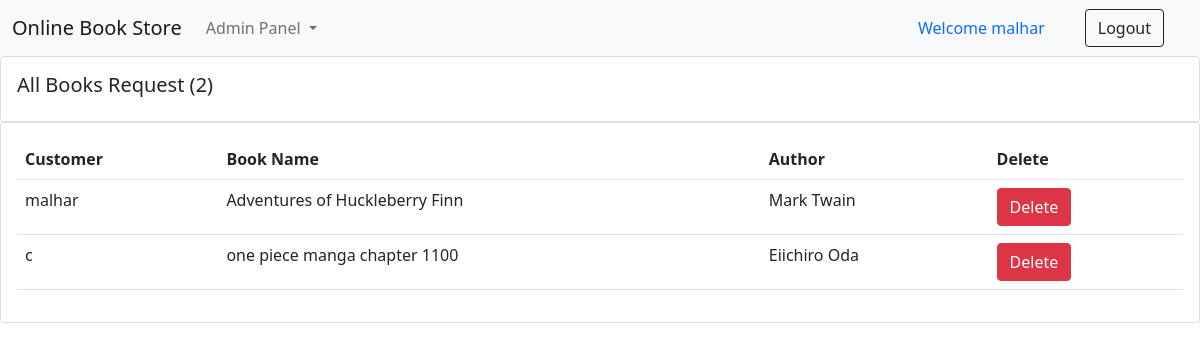
/see_requested_books/ (signed in), run on the app's committed database.
### books/models.py (models this page shows, shortened)
class Request_Book(models.Model):
    book_name = models.CharField(max_length=100)
    author = models.CharField(max_length=100)
    user = models.ForeignKey(User, on_delete=models.CASCADE, default=1)

### books/views.py (the view)
# urls.py: path("see_requested_books/", views.see_requested_books, name="see_requested_books"),
def see_requested_books(request):
    requested_book = Request_Book.objects.all()
    requested_books_count = requested_book.count()
    return render(request, "see_requested_books.html", {'requested_book':requested_book, 'requested_books_count':requested_books_count})

### books/templates/see_requested_books.html (shortened to what this page needs)
{% extends 'admin_navbar.html' %}
{% block body %}
{% load static %}
<div class="row">
    <div class="col-md">
      <div class="card card-body">
        <h5>All Books Request ({{requested_books_count}})</h5>
      </div>
      <div class="card card-body">
        <table class="table">
          <tr>
            <th>Customer</th>
            <th>Book Name</th>
            <th>Author</th>
            <th>Delete</th>
          </tr>
          {% for i in requested_book %}
            <tr>
              <td>{{i.user}}</td>
              <td>{{i.book_name}}</td>
              <td>{{i.author}}</td>
              <td><a href="/delete_requested_books/delete_{{i.id}}/" class="btn btn-danger">Delete</a></td>
            </tr>
          {% endfor %}
        </table>
      </div>
    </div>
  </div>
  {% endblock %}

### books/templates/admin_navbar.html (shortened to what this page needs)
<!doctype html>
<html lang="en">
  <head>
    <link href="https://cdn.jsdelivr.net/npm/bootstrap@5.0.2/dist/css/bootstrap.min.css" rel="stylesheet">
  </head>
  <body>
    <nav class="navbar navbar-expand-lg navbar-light bg-light">
        <div class="container-fluid">
          <a class="navbar-brand" href="/">Online Book Store</a>
          <div class="collapse navbar-collapse" id="navbarSupportedContent">
            <ul class="navbar-nav me-auto mb-2 mb-lg-0">
              <li class="nav-item dropdown">
                <a class="nav-link dropdown-toggle" href="#" id="navbarDropdown" role="button" data-bs-toggle="dropdown" aria-expanded="false">
                  Admin Panel
                </a>
              </li>
            </ul>
            {% if user.is_authenticated %}
              <a class="nav-link" href="#">Welcome {{request.user}}</a>
              <a href="/logout/" class="btn btn-outline-dark mx-4" type="submit">Logout</a>
            {% endif %}
          </div>
        </div>
      </nav>
      {% block body %}
      {% endblock %}
    </body>
    </html>

### data on the page
Request_Book: user "malhar", book_name "Adventures of Huckleberry Finn", author "Mark Twain"
Request_Book: user "c", book_name "one piece manga chapter 1100", author "Eiichiro Oda"

### other printed values
{{ request.user }} "malhar"
{{ requested_books_count }} "2"
